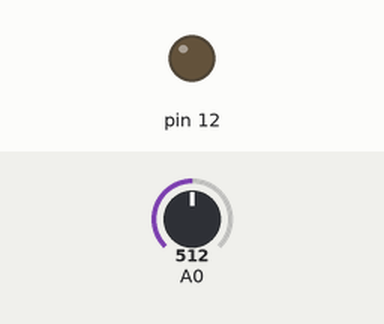
The sketch below on a simulated Arduino Uno, built with avr-gcc and run on an emulated ATmega328P. Shown: output pins drawn as LEDs (lit = HIGH). The test bench sets the inputs (shaded band); at power-on: A0 = 512. What the sketch prints to the serial monitor is not drawn.

Above: at 1.2 s.
1.3 s: A0 set to 218
2.8 s: A0 set to 187
At 3.6 s:
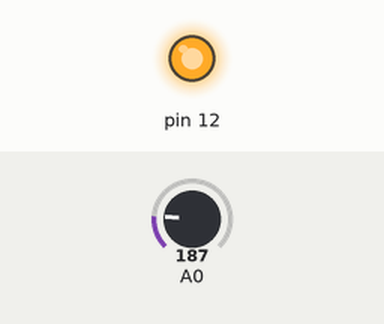
4.3 s: A0 set to 210
At 4.8 s:
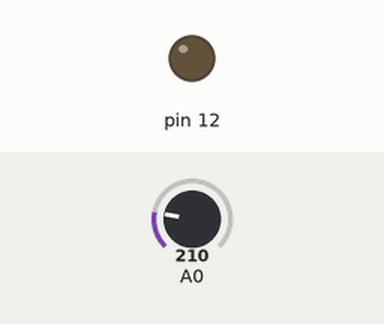
5.9 s: A0 set to 190
At 7.1 s:
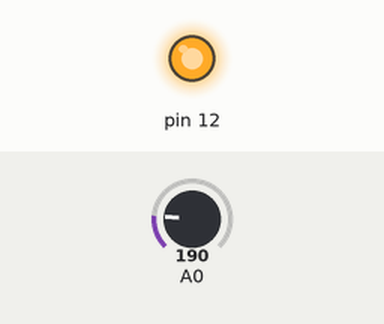
Timing chart, 0 to 8.4 s (numbered marks = the images above; inputs shaded):
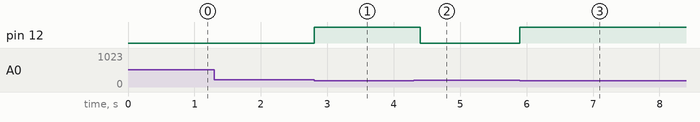

The sketch:

ir_pair.ino
```cpp
void setup()
{
  Serial.begin(9600);
  char uart_data;//SERIAL COMMUNICATION
  pinMode(12,OUTPUT);


}

void loop()
{
  int a=analogRead(A0);

  if(a<200)
  {
     Serial.print(" TRASH FILLED!!!!!!!.....");

     Serial.print(" PLEASE COLLECT IT!!!!!");
     digitalWrite(12,HIGH);
     delay(400);

  }
     else
     {
      digitalWrite(12,LOW);
     }
  }
```

Measured:
- the behaviour switches between 200 and 199 on A0 (found by bisection; images 0 and 1)
- after the input at 1.3 s, every drawn part: stays the same
- after the input at 2.8 s, pin 12: LOW → HIGH at once
- after the input at 4.3 s, pin 12: HIGH → LOW after 0.10 s
- after the input at 5.9 s, pin 12: LOW → HIGH at once
